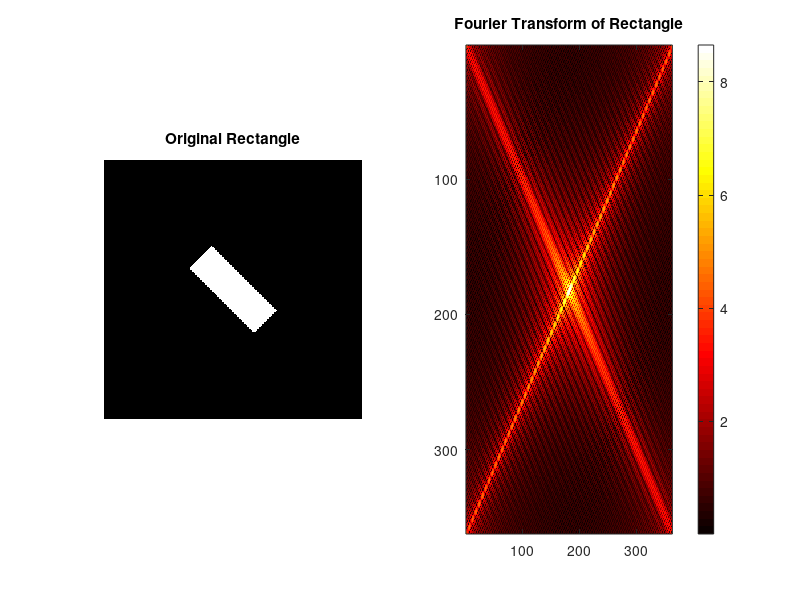
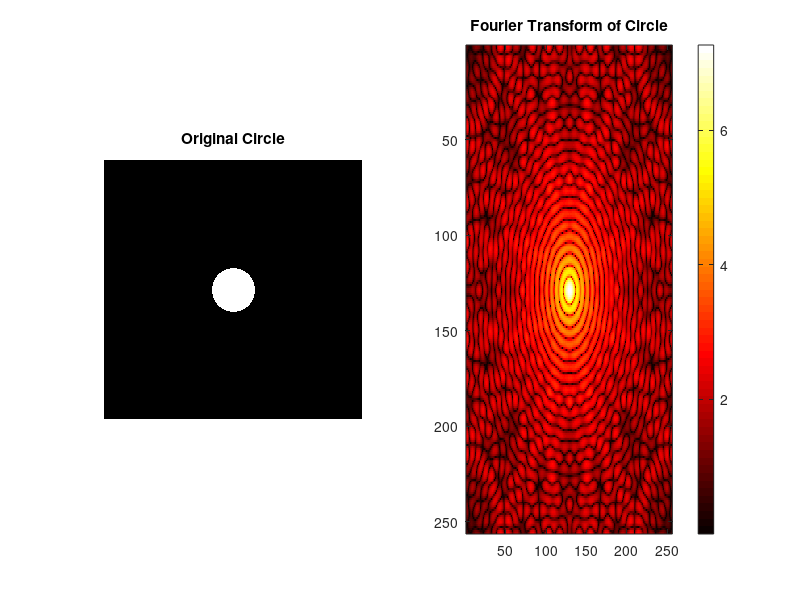
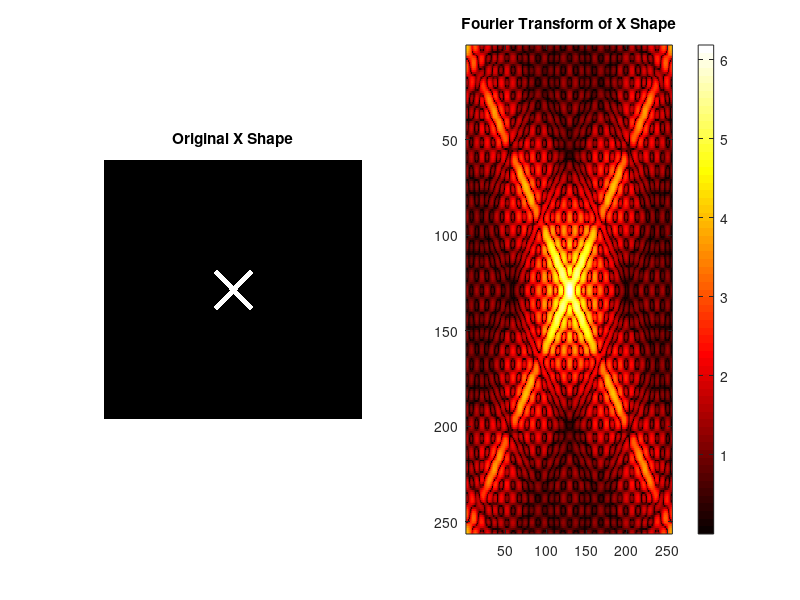

Write MATLAB code to recreate these figures, in order.
close all;
clear;

gridSize = 256;
[X, Y] = meshgrid(-gridSize/2:gridSize/2-1, -gridSize/2:gridSize/2-1);

% Rectangle
rect = zeros(gridSize);
rectHeight = round(gridSize / 2);
rectWidth = round(gridSize / 6);
centerY = round(gridSize / 2);
centerX = round(gridSize / 2);
yStart = round(centerY - rectHeight/2);
yEnd = round(centerY + rectHeight/2);
xStart = round(centerX - rectWidth/2);
xEnd = round(centerX + rectWidth/2);
rect(yStart:yEnd, xStart:xEnd) = 1;
rect = imrotate(rect, 45);

% Circle
radius = gridSize / 12;
circle = sqrt(X.^2 + Y.^2) <= radius;

% X Shape
X_shape = zeros(gridSize);
thickness = 3;
diagonalLength = gridSize / 10;
X_shape(abs(X - Y) <= thickness & sqrt(X.^2 + Y.^2) <= diagonalLength) = 1; 
X_shape(abs(X + Y) <= thickness & sqrt(X.^2 + Y.^2) <= diagonalLength) = 1; 

shapes = {rect, circle, X_shape};
shapeNames = {'Rectangle', 'Circle', 'X Shape'};

for k = 1:length(shapes)
    figure;
    shape = shapes{k};
    
    % Compute Fourier Transform
    F = fftshift(fft2(shape));
    
    % Magnitude spectrum (Adding 1 for clearer Visuals)
    magnitudeF = log(1 + abs(F));
    
    subplot(1, 2, 1);
    imshow(shape, []);
    title(['Original ', shapeNames{k}]);

    subplot(1, 2, 2);
    imagesc(magnitudeF);
    title(['Fourier Transform of ', shapeNames{k}]);
    colorbar;
    colormap("hot");
end
